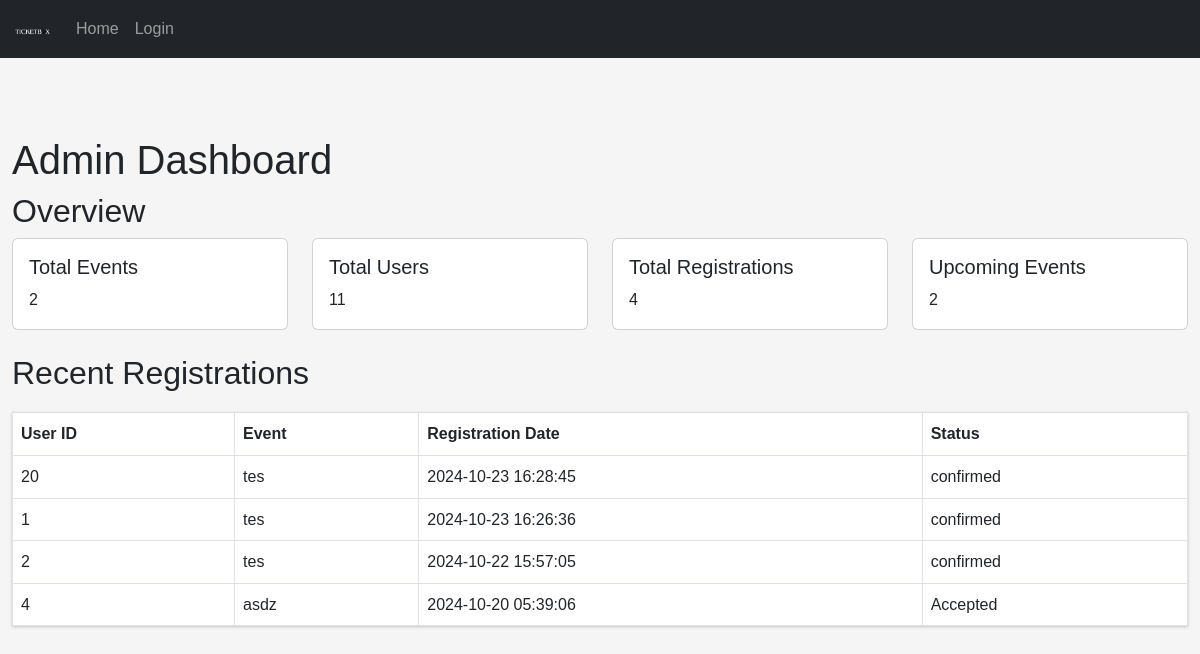
/lec/admin/dashboard.php (signed in), run on the app's committed database.
### tables this page shows
CREATE TABLE `event_registrations` (
  `id` int(11) NOT NULL,
  `event_id` int(11) NOT NULL,
  `user_id` int(11) NOT NULL,
  `registration_date` timestamp NOT NULL DEFAULT current_timestamp(),
  `status` varchar(10) DEFAULT 'Accepted'
);

CREATE TABLE `events` (
  `id` int(11) NOT NULL,
  `name` varchar(200) NOT NULL,
  `description` text DEFAULT NULL,
  `date` date NOT NULL,
  `time` time NOT NULL,
  `location` varchar(200) NOT NULL,
  `max_participants` int(11) NOT NULL,
  `current_participants` int(11) DEFAULT 0,
  `status` enum('open','closed','canceled') DEFAULT 'open',
  `image_path` varchar(255) DEFAULT NULL,
  `banner_path` varchar(255) DEFAULT NULL,
  `created_at` timestamp NOT NULL DEFAULT current_timestamp(),
  `updated_at` timestamp NOT NULL DEFAULT current_timestamp() ON UPDATE current_timestamp()
);

### lec/admin/dashboard.php (the view, shortened to what this page needs)
<?php
$database = new Database();
$db = $database->getConnection();
$stats = [
    'total_events' => $db->query("SELECT COUNT(*) FROM events")->fetchColumn(),
    'total_users' => $db->query("SELECT COUNT(*) FROM users WHERE role = 'user'")->fetchColumn(),
    'total_registrations' => $db->query("SELECT COUNT(*) FROM event_registrations")->fetchColumn(),
    'upcoming_events' => $db->query("SELECT COUNT(*) FROM events WHERE date >= CURDATE()")->fetchColumn()
];
$query = "SELECT r.*, e.name
          FROM event_registrations r
          JOIN events e ON r.event_id = e.id
          ORDER BY r.registration_date DESC
          LIMIT 10;";
$recent_registrations = $db->query($query)->fetchAll(PDO::FETCH_ASSOC);
include_once '../includes/adminheader.php';
?>
<div class="container mt-5 pt-5">
    <h1>Admin Dashboard</h1>
    <h2>Overview</h2>
    <div class="row">
        <div class="col-md-3">
            <div class="card">
                <div class="card-body">
                    <h5 class="card-title">Total Events</h5>
                    <p class="card-text"><?= $stats['total_events'] ?></p>
                </div>
            </div>
        </div>
        <div class="col-md-3">
            <div class="card">
                <div class="card-body">
                    <h5 class="card-title">Total Users</h5>
                    <p class="card-text"><?= $stats['total_users'] ?></p>
                </div>
            </div>
        </div>
        <div class="col-md-3">
            <div class="card">
                <div class="card-body">
                    <h5 class="card-title">Total Registrations</h5>
                    <p class="card-text"><?= $stats['total_registrations'] ?></p>
                </div>
            </div>
        </div>
        <div class="col-md-3">
            <div class="card">
                <div class="card-body">
                    <h5 class="card-title">Upcoming Events</h5>
                    <p class="card-text"><?= $stats['upcoming_events'] ?></p>
                </div>
            </div>
        </div>
    </div>
    <h2 class="mt-4">Recent Registrations</h2>
    <table class="table table-bordered">
        <thead>
            <tr>
                <th>User ID</th>
                <th>Event</th>
                <th>Registration Date</th>
                <th>Status</th>
            </tr>
        </thead>
        <tbody>
            <?php foreach ($recent_registrations as $reg): ?>
            <tr>
                <td><?= htmlspecialchars($reg['user_id']) ?></td>
                <td><?= htmlspecialchars($reg['name']) ?></td>
                <td><?= $reg['registration_date'] ?></td>
                <td><?= $reg['status'] ?></td>
            </tr>
            <?php endforeach; ?>
        </tbody>
    </table>
</div>
</body>
</html>

### lec/assets/css/style.css (style rules this page uses)
body { font-family: Arial, sans-serif; line-height: 1.6; margin: 0; background-color: #f5f5f5; padding-top: 40px; }
.container { max-width: 1200px; margin: 0 auto; }
table { width: 100%; border-collapse: collapse; margin: 20px 0; background-color: white; box-shadow: 0 1px 3px rgba(0,0,0,0.2); }
th, td { padding: 12px 15px; text-align: left; border-bottom: 1px solid #ddd; }
th { background-color: #f8f9fa; font-weight: bold; }

### data on the page
event_registrations: id "4", user "2", event.name "tes", registration_date "2024-10-22 15:57:05", status "confirmed"
event_registrations: user "20", event.name "tes", registration_date "2024-10-23 16:28:45", status "confirmed"
event_registrations: user "1", event.name "tes", registration_date "2024-10-23 16:26:36", status "confirmed"
event_registrations: user "4", event.name "asdz", registration_date "2024-10-20 05:39:06", status "Accepted"

### other printed values
$stats['total_events'] "2"
$stats['total_users'] "11"
$stats['upcoming_events'] "2"
